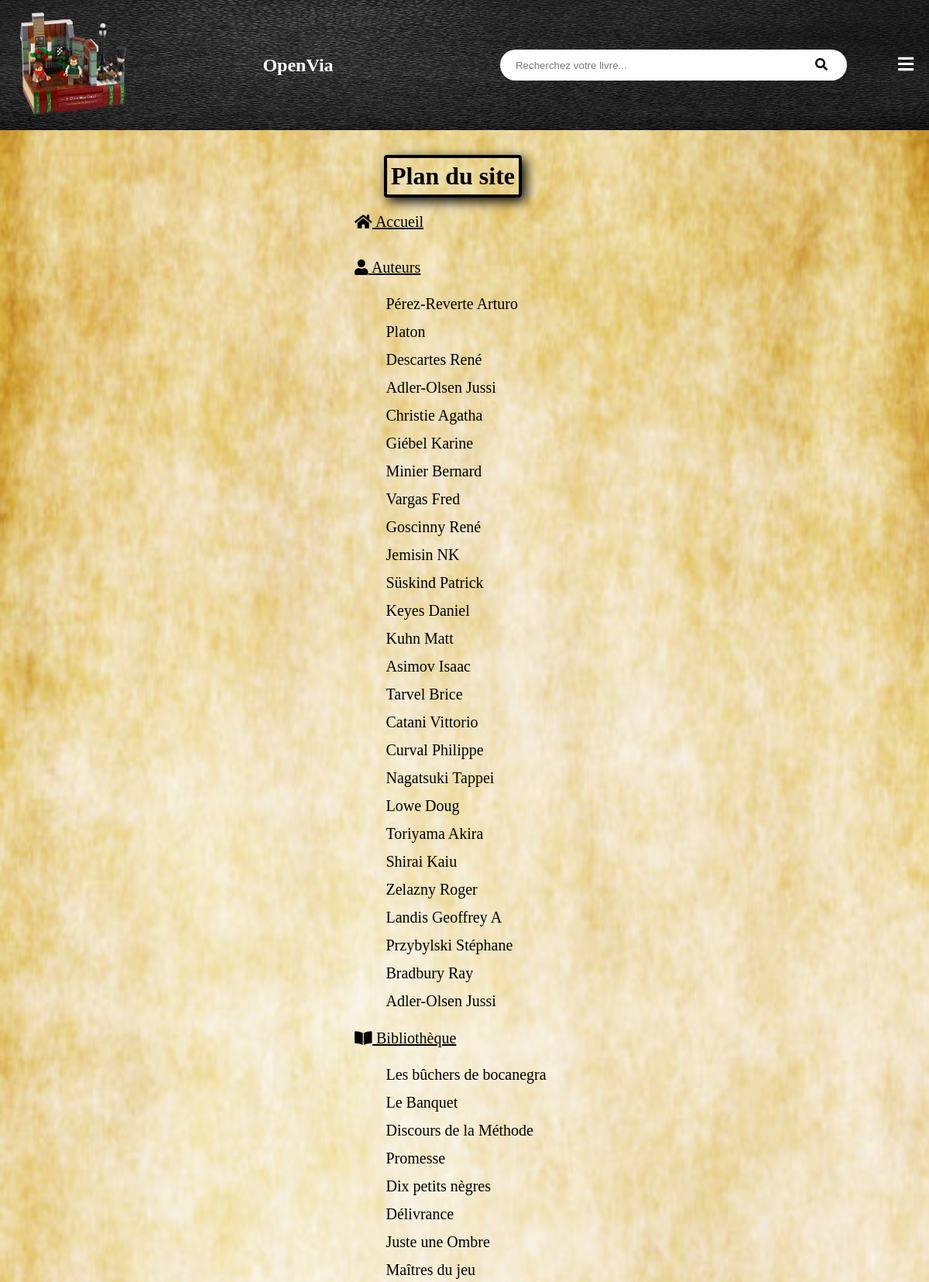
The page /plandusite.php (upper part) on the database its author committed.
### tables this page shows
CREATE TABLE IF NOT EXISTS `personne` (
  `id` int(11) NOT NULL AUTO_INCREMENT,
  `nom` varchar(150) NOT NULL,
  `prenom` varchar(150) DEFAULT NULL,
  `date_naiss` date DEFAULT NULL,
  `ville_naiss` varchar(50) DEFAULT NULL,
  `biographie` mediumtext,
  PRIMARY KEY (`id`)
);

CREATE TABLE IF NOT EXISTS `livre` (
  `isbn` varchar(15) NOT NULL,
  `titre` varchar(500) NOT NULL,
  `annee` int(11) DEFAULT NULL,
  `nbpages` int(11) DEFAULT NULL,
  `synopsis` varchar(5000) DEFAULT NULL,
  `date_retour` date DEFAULT NULL,
  `langue` int(11) DEFAULT NULL,
  `genre` int(11) DEFAULT NULL,
  `editeur` int(11) NOT NULL,
  `utilisateur` int(11) DEFAULT NULL,
  `idPersonne` int(11) DEFAULT NULL,
  `renouvellement` tinyint(1) DEFAULT NULL,
  PRIMARY KEY (`isbn`)
);

### bdd/listautreq.php (called while the page is built, shortened)
<?php
include('config.php');
$pdostate = $bdd->query('SELECT DISTINCT personne.*, genre.libelle AS genre FROM personne JOIN livre ON personne.id = livre.idPersonne JOIN genre ON livre.genre = genre.id;');
?>

### bdd/biblioreq.php (called while the page is built, shortened)
<?php
include('config.php');
$pdostat = $bdd->query('SELECT *,editeur.libelle AS editeurs FROM livre JOIN editeur ON livre.editeur = editeur.id JOIN personne ON livre.idPersonne = personne.id');
?>

### plandusite.php (the view, shortened to what this page needs)
<?php
	require('bdd/biblioreq.php');
	require('bdd/listautreq.php');
	require("bbcode.php");
	require('header/header.php');
?>
<link rel="stylesheet" type="text/css" href="css/styleplandusite.css">
<main class="principal">
	<div class="position">
		<h1>Plan du site </h1>
		<ul>
			<li><a href="index.php"><i class="fas fa-home"></i> Accueil</a></li><br><br>
			<li><a href="auteur.php"><i class="fas fa-user"></i> Auteurs</a><br><br>
				<ul>
					<?php foreach ($pdostate as $aut) {?>
					<li><a href="Auteur/autlist.php?id=<?php echo $aut['id'];?>"><?php echo bbcode(htmlspecialchars($aut['nom'])) . " " . bbcode(htmlspecialchars($aut['prenom']));?></a></li>
					<?php } ?>
				</ul>
			</li><br>
			<li><a href="bibliotheque.php"><i class="fas fa-book-open"></i> Biblioth&#232;que</a><br><br>
				<ul>
					<?php foreach ($pdostat as $ligne) {?>
					<li><a href="livres/details.php?isbn=<?php echo $ligne['isbn'];?>"><?php echo $ligne['titre']; ?></a></li>
					<?php } ?>
				</ul>
			</li><br>
		</ul>
	</div>
</main>
<?php require ("Footer/footer.php");?>

### bbcode.php
<?php
function bbcode($t){
$t=str_replace("[/]", "<hr width=\"100%\" size=\"1\" />", $t);
$t=str_replace("[hr]", "<hr width=\"100%\" size=\"1\" />", $t);
$t=str_replace("[b]", "<strong>", $t);
$t=str_replace("[/b]", "</strong>", $t);
$t=str_replace("[i]", "<em>", $t);
$t=str_replace("[/i]", "</em>", $t);
$t=str_replace("[u]", "<u>", $t);
$t=str_replace("[/u]", "</u>", $t);
$t=str_replace("[list]", "<li>", $t);
$t=str_replace("[/list]", "</li>", $t);
$t=str_replace("[rl]", "<br>", $t);
$t=str_replace("[center]", "<div style=\"text-align: center\">", $t);
$t=str_replace("[/center]", "</div>", $t);
$t=str_replace("[right]", "<div style=\"text-align: right\">", $t);
$t=str_replace("[/right]", "</div>", $t);
$t=str_replace("[justify]", "<div style=\"text-align: justify\">", $t);
$t=str_replace("[/justify]", "</div>", $t);
return $t;
}
?>

### css/headerstyle.css (style rules this page uses)
* { margin: 0; padding: 0; text-decoration: none; outline: none; }
body { background-color: gray; }
h1,h2,h3,h4,h5,h6,dt,button { font-family: Eras Bold ITC; }
p,a,em,dd,li { font-family: Book Antiqua; }
.principal { max-width: 1600px; padding: 200px 0 70px 0; margin: 0 auto; }

### css/styleplandusite.css (style rules this page uses)
.position { display: flex; justify-content: center; align-items: center; flex-direction: column; }
.position h1 { margin: 0 0 20px -30px; border: 4px solid black; box-shadow: 5px 5px 15px 0px #000000; border-radius: 4px; padding: 5px; }
.position ul { list-style: none; }
.position ul li a { text-decoration: underline; color: black; font-size: 20px; }
.position ul ul { line-height: 35px; margin-left: 40px; }
.position ul ul li a { text-decoration: none; }

### css/footerstyle.css (style rules this page uses)
* { margin: 0; padding:0; }

### rows shown on the page
personne: nom "Pérez-Reverte Arturo"
personne: nom "Platon"
personne: nom "Descartes René"
personne: nom "Adler-Olsen Jussi"
personne: nom "Christie Agatha"
personne: nom "Giébel Karine"
personne: nom "Minier Bernard"
personne: nom "Vargas Fred"
personne: nom "Goscinny René"
personne: nom "Jemisin NK"
personne: nom "Süskind Patrick"
personne: nom "Keyes Daniel"
personne: nom "Kuhn Matt"
personne: nom "Asimov Isaac"
personne: nom "Tarvel Brice"
personne: nom "Catani Vittorio"
personne: nom "Curval Philippe"
personne: nom "Nagatsuki Tappei"
personne: nom "Lowe Doug"
personne: nom "Toriyama Akira"
personne: nom "Shirai Kaiu"
personne: nom "Zelazny Roger"
personne: nom "Landis Geoffrey A"
personne: nom "Przybylski Stéphane"
personne: nom "Bradbury Ray"
livre: titre "Les bûchers de bocanegra"
livre: titre "Le Banquet"
livre: titre "Discours de la Méthode"
livre: titre "Promesse"
livre: titre "Dix petits nègres"
livre: titre "Délivrance"
livre: titre "Juste une Ombre"
livre: titre "Maîtres du jeu"
